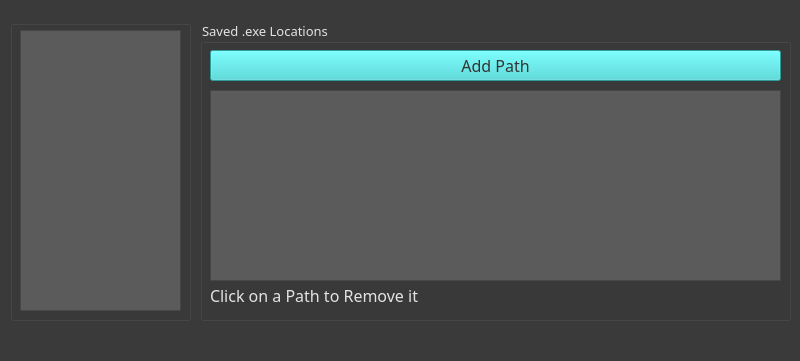
<?xml version="1.0" encoding="UTF-8"?>
<ui version="4.0">
 <class>configWindow</class>
 <widget class="QMainWindow" name="configWindow">
  <property name="geometry">
   <rect>
    <x>0</x>
    <y>0</y>
    <width>800</width>
    <height>361</height>
   </rect>
  </property>
  <property name="contextMenuPolicy">
   <enum>Qt::DefaultContextMenu</enum>
  </property>
  <property name="windowTitle">
   <string>Windows Manager - Config</string>
  </property>
  <property name="styleSheet">
   <string notr="true">background-color:rgb(58, 58, 58);
color:rgb(227, 227, 227)</string>
  </property>
  <widget class="QWidget" name="centralwidget">
   <widget class="QGroupBox" name="groupBox">
    <property name="geometry">
     <rect>
      <x>10</x>
      <y>20</y>
      <width>181</width>
      <height>301</height>
     </rect>
    </property>
    <property name="font">
     <font>
      <family>Lucida Sans</family>
     </font>
    </property>
    <property name="title">
     <string/>
    </property>
    <widget class="QListWidget" name="listWidget">
     <property name="geometry">
      <rect>
       <x>10</x>
       <y>10</y>
       <width>161</width>
       <height>281</height>
      </rect>
     </property>
     <property name="font">
      <font>
       <family>Lucida Sans</family>
      </font>
     </property>
     <property name="styleSheet">
      <string notr="true">background-color:rgb(91, 91, 91)</string>
     </property>
    </widget>
   </widget>
   <widget class="QGroupBox" name="groupBox_2">
    <property name="geometry">
     <rect>
      <x>200</x>
      <y>20</y>
      <width>591</width>
      <height>301</height>
     </rect>
    </property>
    <property name="font">
     <font>
      <family>Lucida Sans</family>
      <pointsize>10</pointsize>
     </font>
    </property>
    <property name="title">
     <string>Saved .exe Locations</string>
    </property>
    <property name="flat">
     <bool>false</bool>
    </property>
    <property name="checkable">
     <bool>false</bool>
    </property>
    <widget class="QListWidget" name="pathList">
     <property name="geometry">
      <rect>
       <x>10</x>
       <y>70</y>
       <width>571</width>
       <height>191</height>
      </rect>
     </property>
     <property name="font">
      <font>
       <family>Lucida Sans</family>
      </font>
     </property>
     <property name="styleSheet">
      <string notr="true">background-color:rgb(91, 91, 91)</string>
     </property>
    </widget>
    <widget class="QLabel" name="label">
     <property name="geometry">
      <rect>
       <x>10</x>
       <y>260</y>
       <width>341</width>
       <height>31</height>
      </rect>
     </property>
     <property name="font">
      <font>
       <family>Lucida Sans</family>
       <pointsize>12</pointsize>
      </font>
     </property>
     <property name="styleSheet">
      <string notr="true">background-color:None</string>
     </property>
     <property name="text">
      <string>Click on a Path to Remove it</string>
     </property>
    </widget>
    <widget class="QPushButton" name="addPath">
     <property name="geometry">
      <rect>
       <x>10</x>
       <y>30</y>
       <width>571</width>
       <height>31</height>
      </rect>
     </property>
     <property name="font">
      <font>
       <family>Lucida Sans</family>
       <pointsize>12</pointsize>
      </font>
     </property>
     <property name="styleSheet">
      <string notr="true">color:rgb(52, 52, 52);
background-color:rgb(59, 218, 218)</string>
     </property>
     <property name="text">
      <string>Add Path</string>
     </property>
    </widget>
   </widget>
  </widget>
  <widget class="QStatusBar" name="statusbar"/>
  <action name="createAction">
   <property name="text">
    <string>Create New Instance</string>
   </property>
  </action>
  <action name="openAction">
   <property name="text">
    <string>Open Existing Instances</string>
   </property>
  </action>
  <action name="quitAction">
   <property name="text">
    <string>Quit</string>
   </property>
  </action>
  <action name="configAction">
   <property name="text">
    <string>Config Menu</string>
   </property>
  </action>
  <action name="locationAction">
   <property name="text">
    <string>Saved .exe Locations</string>
   </property>
  </action>
  <action name="autoplayAction">
   <property name="text">
    <string>Autoplay Speed</string>
   </property>
  </action>
 </widget>
 <resources/>
 <connections/>
</ui>
